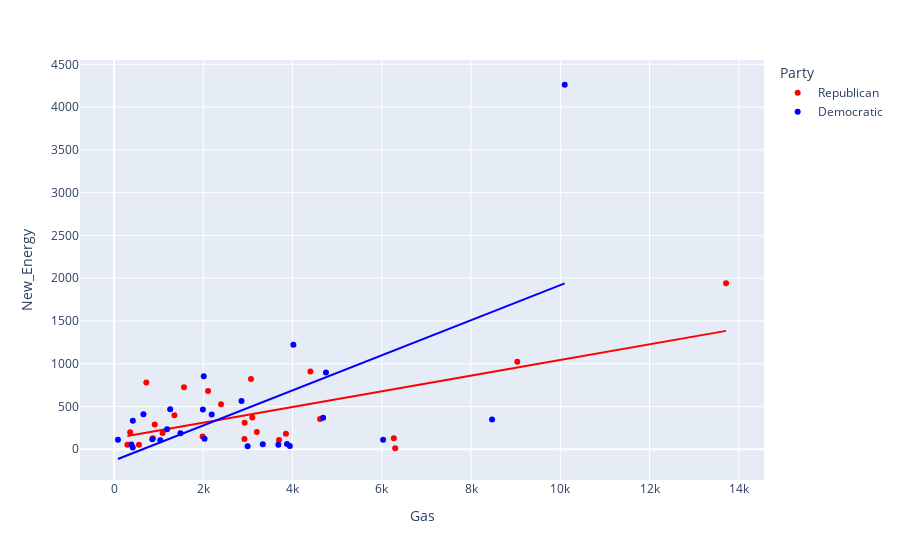

Source (notebook cell):
### Markdown cell above
### Gas vs. NEV By Party

### Code cell
fig = px.scatter(station_2012, x="Gas", y="New_Energy", 
                 color="Party",color_discrete_sequence=["red", "blue"],
                 hover_name=station_2012.index,
                 trendline="ols",
                 height=600)
fig.show()

### Figure 1 — Plotly figure (JSON) as saved in the notebook; plotly's stock layout.template omitted (floating-point values rounded to 4 significant figures)
{"data": [{"hovertemplate": "<b>%{hovertext}</b><br><br>Party=Republican<br>Gas=%{x}<br>New_Energy=%{y}<extra></extra>", "hovertext": ["Alabama", "Alaska", "Arkansas", "Florida", "Idaho", "Indiana", "Iowa", "Kansas", "Kentucky", "Louisiana", "Mississippi", "Missouri", "Montana", "Nebraska", "North Carolina", "North Dakota", "Ohio", "Oklahoma", "South Carolina", "South Dakota", "Tennessee", "Texas", "Utah", "West Virginia", "Wyoming"], "legendgroup": "Republican", "marker": {"color": "red", "symbol": "circle"}, "mode": "markers", "name": "Republican", "orientation": "v", "showlegend": true, "type": "scatter", "x": [6300, 361, 2107, 9037, 911, 3069, 2398, 1983, 2922, 3696, 2926, 3852, 558, 1568, 6270, 723, 4617, 3200, 3098, 870, 4400, 13715, 1087, 1353, 299], "xaxis": "x", "y": [12, 198, 682, 1024, 289, 821, 527, 148, 121, 107, 310, 182, 54, 726, 128, 780, 355, 203, 370, 128, 908, 1940, 191, 398, 53], "yaxis": "y"}, {"hovertemplate": "<b>OLS trendline</b><br>New_Energy = 0.0915338 * Gas + 128.459<br>R<sup>2</sup>=0.414712<br><br>Party=Republican<br>Gas=%{x}<br>New_Energy=%{y} <b>(trend)</b><extra></extra>", "legendgroup": "Republican", "marker": {"color": "red", "symbol": "circle"}, "mode": "lines", "name": "Republican", "showlegend": false, "type": "scatter", "x": [299, 361, 558, 723, 870, 911, 1087, 1353, 1568, 1983, 2107, 2398, 2922, 2926, 3069, 3098, 3200, 3696, 3852, 4400, 4617, 6270, 6300, 9037, 13715], "xaxis": "x", "y": [155.8, 161.5, 179.5, 194.6, 208.1, 211.8, 228.0, 252.3, 272.0, 310.0, 321.3, 348.0, 395.9, 396.3, 409.4, 412.0, 421.4, 466.8, 481.0, 531.2, 551.1, 702.4, 705.1, 955.6, 1384.0], "yaxis": "y"}, {"hovertemplate": "<b>%{hovertext}</b><br><br>Party=Democratic<br>Gas=%{x}<br>New_Energy=%{y}<extra></extra>", "hovertext": ["Arizona", "California", "Colorado", "Connecticut", "Delaware", "District of Columbia", "Georgia", "Hawaii", "Illinois", "Maine", "Maryland", "Massachusetts", "Michigan", "Minnesota", "Nevada", "New Hampshire", "New Jersey", "New Mexico", "New York", "Oregon", "Pennsylvania", "Rhode Island", "Vermont", "Virginia", "Washington", "Wisconsin"], "legendgroup": "Democratic", "marker": {"color": "blue", "symbol": "circle"}, "mode": "markers", "name": "Democratic", "orientation": "v", "showlegend": true, "type": "scatter", "x": [2027, 10100, 2188, 1488, 419, 87, 8471, 421, 3875, 1257, 1990, 2993, 4749, 2856, 1036, 857, 3333, 1188, 6030, 2010, 4685, 388, 658, 3939, 4018, 3682], "xaxis": "x", "y": [122, 4261, 407, 187, 20, 112, 347, 333, 62, 469, 464, 36, 896, 564, 106, 118, 59, 235, 112, 855, 368, 55, 408, 37, 1221, 52], "yaxis": "y"}, {"hovertemplate": "<b>OLS trendline</b><br>New_Energy = 0.205059 * Gas + -131.581<br>R<sup>2</sup>=0.370910<br><br>Party=Democratic<br>Gas=%{x}<br>New_Energy=%{y} <b>(trend)</b><extra></extra>", "legendgroup": "Democratic", "marker": {"color": "blue", "symbol": "circle"}, "mode": "lines", "name": "Democratic", "showlegend": false, "type": "scatter", "x": [87, 388, 419, 421, 658, 857, 1036, 1188, 1257, 1488, 1990, 2010, 2027, 2188, 2856, 2993, 3333, 3682, 3875, 3939, 4018, 4685, 4749, 6030, 8471, 10100], "xaxis": "x", "y": [-113.7, -52.02, -45.66, -45.25, 3.347, 44.15, 80.86, 112.0, 126.2, 173.5, 276.5, 280.6, 284.1, 317.1, 454.1, 482.2, 551.9, 623.4, 663.0, 676.1, 692.3, 829.1, 842.2, 1105.0, 1605.0, 1940.0], "yaxis": "y"}], "layout": {"autosize": true, "legend": {"title": {"text": "Party"}, "tracegroupgap": 0}, "margin": {"t": 60}, "xaxis": {"anchor": "y", "autorange": true, "domain": [0, 1], "range": [-753.3, 14560.0], "title": {"text": "Gas"}, "type": "linear"}, "yaxis": {"anchor": "x", "autorange": true, "domain": [0, 1], "range": [-359.0, 4546.0], "title": {"text": "New_Energy"}, "type": "linear"}}}
